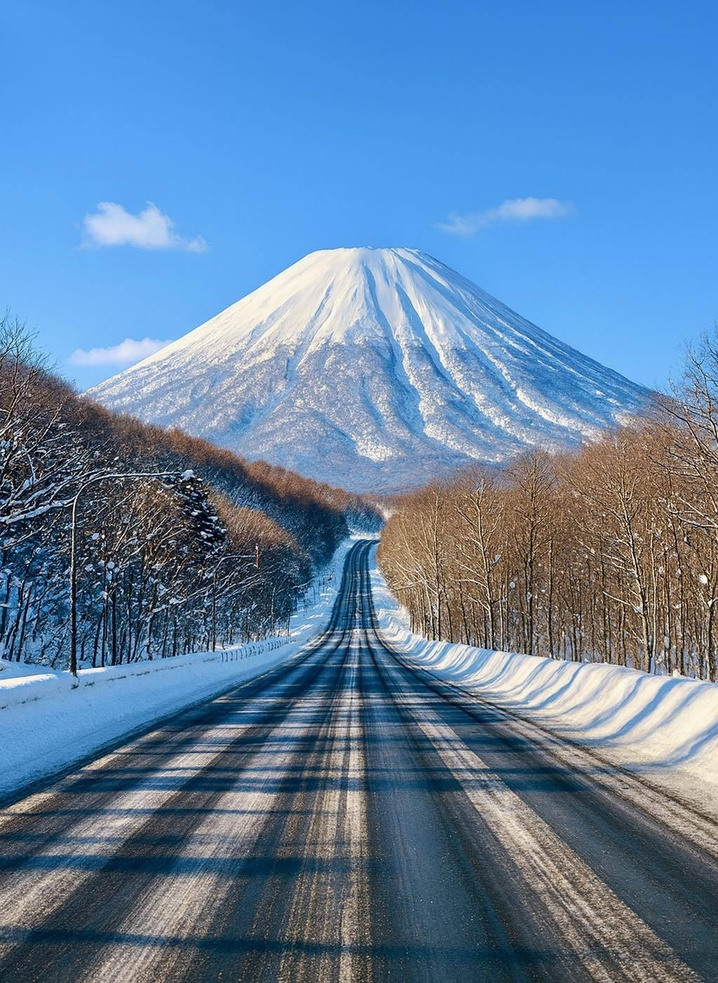
#> input picture vision/soccer.jpg, 718 x 983 px, shrunk from 1024 x 1403 before the run, found by its file name
$ python 4-1.py
#> lines starting #> are read from the running program, lines starting #| are printed output that depends on the picture; after the words box and inside, x2 and y2 are one past the last pixel; in counts of white or black regions, pixels touching at a corner belong together
import cv2 as cv
import numpy as np
import matplotlib.pyplot as plt

img = cv.imread('/Users/cho/2-2Class/vision/soccer.jpg', cv.IMREAD_UNCHANGED)
#> img is the input picture: shape (983, 718, 3); mean B, G, R 162.9, 129.5, 97.5

t, bin_img = cv.threshold(img[:,:,2], 0, 255, cv.THRESH_BINARY + cv.THRESH_OTSU)
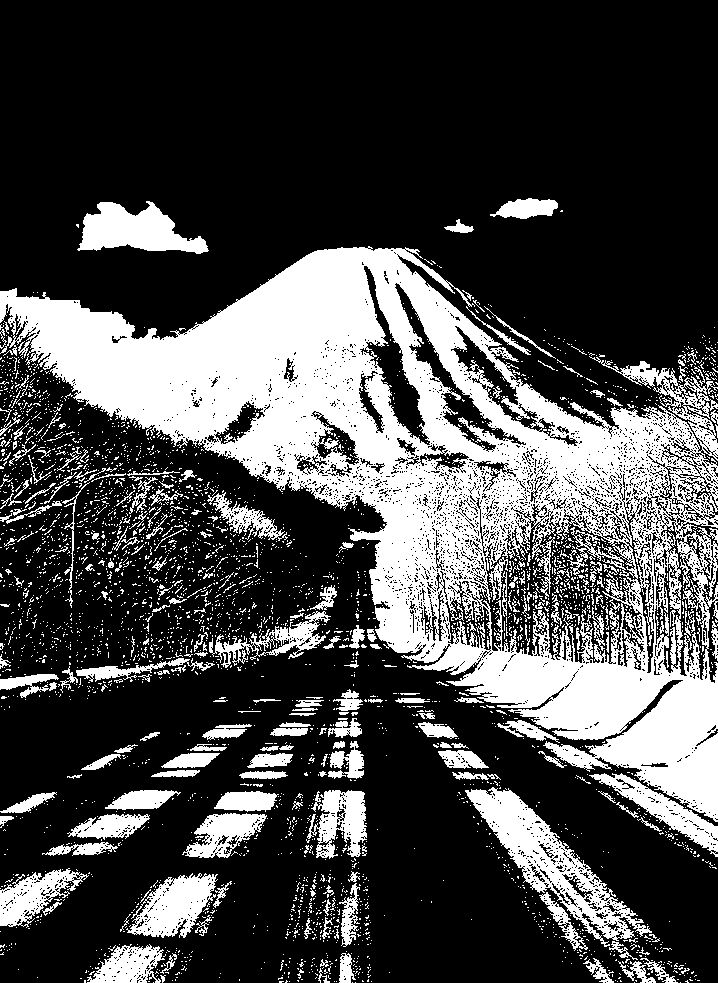
#> bin_img: shape (983, 718); 28.8% white; 3611 white regions (3378 under 20 px), largest, box (x1, y1, x2, y2) and area: (0, 246, 718, 822) 138315, (465, 787, 652, 947) 7476, (77, 201, 209, 254) 4050
#> t = 117
plt.imshow(bin_img, cmap='gray'), plt.xticks([]), plt.yticks([])
plt.show()

b = bin_img[bin_img.shape[0]//2:bin_img.shape[0], 0:bin_img.shape[0]//2+1]
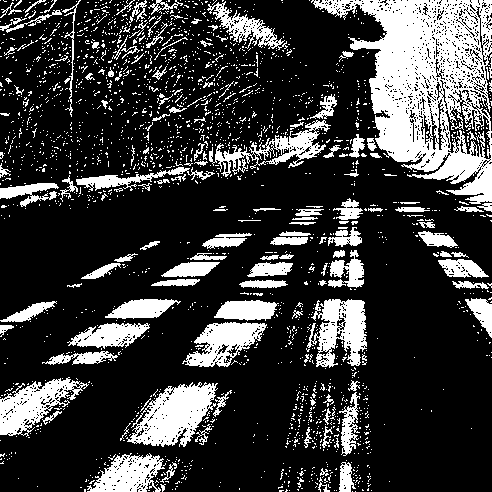
#> b: shape (492, 492); 23.4% white; 2159 white regions (2015 under 20 px), largest, box (x1, y1, x2, y2) and area: (311, 0, 492, 204) 17257, (126, 382, 218, 447) 3264, (307, 299, 367, 368) 2450
plt.imshow(b, cmap='gray'), plt.xticks([]), plt.yticks([])
plt.show()

se = np.uint8([[0, 0, 1, 0, 0],       # 구조 요소
               [0, 1, 1, 1, 0],
               [1, 1, 1, 1, 1],
               [0, 1, 1, 1, 0],
               [0, 0, 1, 0, 0]])

b_dilation = cv.dilate(b, se, iterations=1)  # 팽창
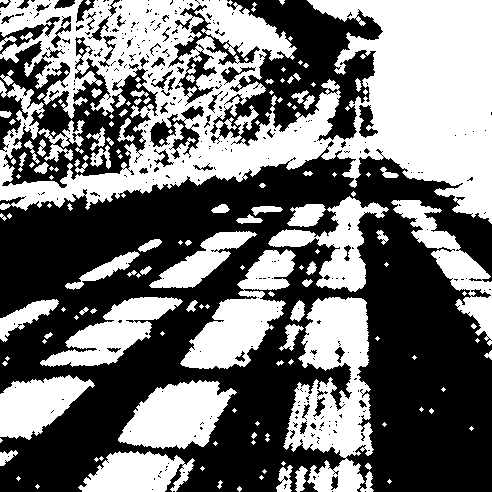
#> b_dilation: shape (492, 492); 45.5% white; 155 white regions (75 under 20 px), largest, box (x1, y1, x2, y2) and area: (0, 0, 492, 224) 59463, (283, 297, 374, 492) 10028, (180, 249, 296, 369) 6019
plt.imshow(b_dilation, cmap='gray'), plt.xticks([]), plt.yticks([])
plt.show()

b_erosion = cv.erode(b, se, iterations=1)  # 침식
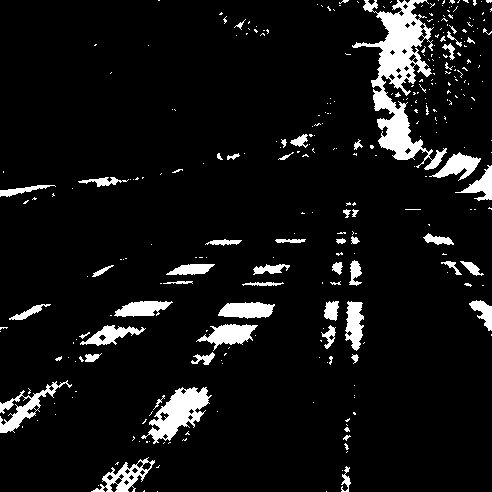
#> b_erosion: shape (492, 492); 7.6% white; 310 white regions (254 under 20 px), largest, box (x1, y1, x2, y2) and area: (352, 0, 447, 170) 5071, (141, 387, 212, 444) 1730, (0, 380, 72, 433) 907
plt.imshow(b_erosion, cmap='gray'), plt.xticks([]), plt.yticks([])
plt.show()

b_closing = cv.erode(cv.dilate(b, se, iterations=1), se, iterations=1)  # 닫기
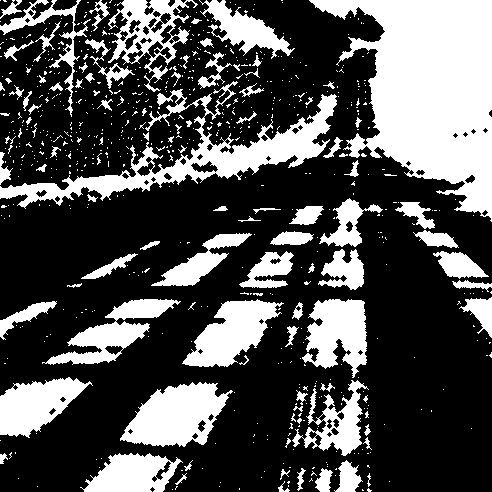
#> b_closing: shape (492, 492); 31.6% white; 683 white regions (585 under 20 px), largest, box (x1, y1, x2, y2) and area: (309, 0, 492, 222) 22744, (0, 81, 337, 209) 8512, (120, 382, 233, 447) 4532
plt.imshow(b_closing, cmap='gray'), plt.xticks([]), plt.yticks([])
plt.show()
